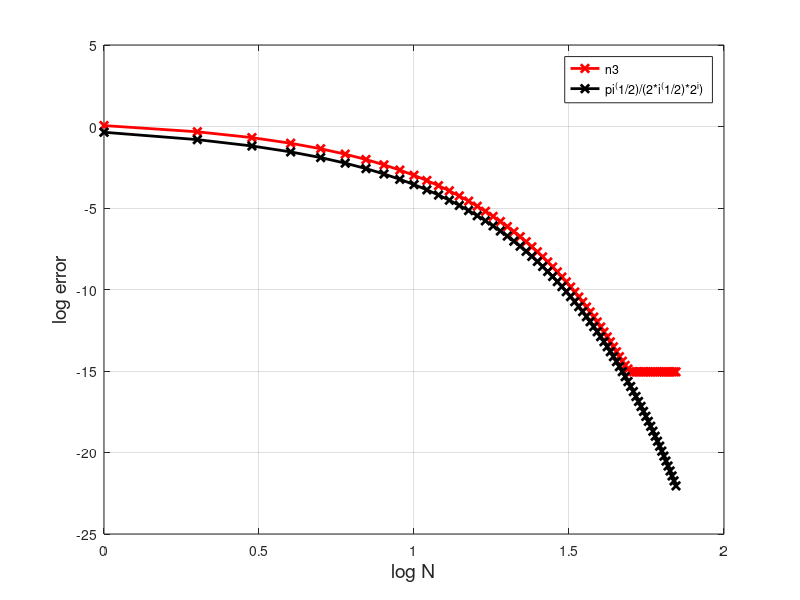

Write the MATLAB code that produced this figure.
clear;
n=70;%指定迭代次數
n2_1=zeros(n,1);
n2=zeros(n,1);
nnnn2=zeros(n,1);
n2(1)=2;
n2_1(1)=1;
for i=2:n
    n2_1(i)=n2_1(i-1)*(i-1)/(2*i-1);
    n2(i)=n2(i-1)+2*n2_1(i);
end
for i=1:n
    nnnn2(i)=pi^(1/2)/(2*i^(1/2)*2^i);
end


pis=zeros(n,1);
for i=1:n
    pis(i)=pi;
end
n2=abs(n2-pis);
figure(1)
plot(log(1:n)/log(10),log(n2)/log(10),'r-x','LineWidth',2);
hold on
plot(log(1:n)/log(10),log(nnnn2)/log(10),'black-x','LineWidth',2);
legend({"n3","pi^(1/2)/(2*i^(1/2)*2^i)"})
xlabel('log N','FontSize',14)
ylabel('log error','FontSize',14)
grid on
hold off